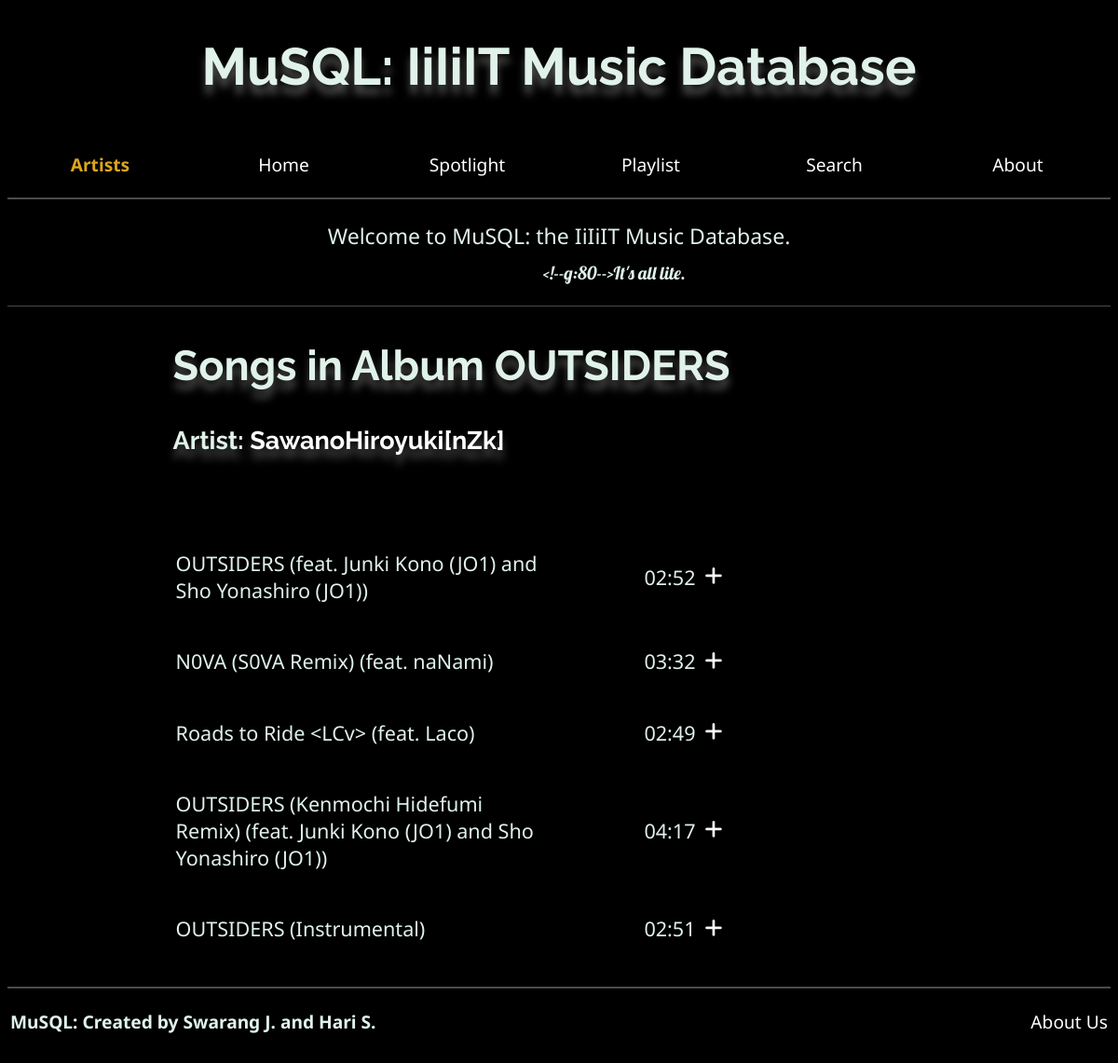
The page /songs/2/2 on the database its author committed.
### tables this page shows
CREATE TABLE albums (artist_id INT,album_id INT,title CHAR(255),yearOfRelease INT,img_path CHAR(255));

CREATE TABLE artists (artist_id INT PRIMARY KEY, name CHAR(255));

CREATE TABLE songs (artist_id INT, album_id INT, song_name VARCHAR(255), duration VARCHAR(255));

### app.py (the view)
@app.route('/songs/<int:artist_no>/<int:album_no>')
def songs_artist_album(artist_no, album_no):
    if artist_no < 1 or artist_no > 5:
        return abort(404)
    with sql.connect("db.sqlite3") as cnx:
        cur = cnx.cursor()
        res = cur.execute('select name from artists where artist_id=?', (artist_no, ))
        artist_name = res.fetchone()[0]
        res = cur.execute('select title from albums where artist_id=? and album_id=?', (artist_no, album_no))
        temp = res.fetchone()
        if temp:
            print(temp)
            album_name = temp[0]
        else:
            return abort(404)
        res = cur.execute('select song_name, duration from songs where artist_id=? and album_id=?', (artist_no, album_no))
        songs = [(name, duration[:-3]) for name, duration in res.fetchall()]
        print(artist_no, album_no)
        res = cur.execute('select song_name, duration from playlist where artist_id=? and album_id=?',
                          (str(artist_no), str(album_no)))
        playlist = res.fetchall()
        filtered = []
        for name, duration in songs:
            if (name, duration) in playlist:
                filtered.append((name, duration, True))
            else:
                filtered.append((name, duration, False))
        print(playlist)
        print(filtered)
        return render_template("song_artist_album.html", artist_no=artist_no, album_no=album_no, artist_name=artist_name,
                               album_name=album_name, songs=filtered)

### templates/song_artist_album.html (shortened to what this page needs)
{% extends "base.html" %}
{% block content %}
<div id="page-container">
        <header>
            <h1 align="center"><strong>MuSQL: IiIiIT Music Database</strong></h1>
            <table style="width:100%" style="border-top:1px dotted #4b4b4b">
                <tr>
                    <td style="width:16%">
                        <p align="center"><a id="menu-link" class="highlight" href="/artists">Artists</a></p>
                    </td>
                    <td style="width:16%">
                        <p align="center"><a id="menu-link" href="/index">Home</a></p>
                    </td>
                    <td style="width:16%">
                        <p align="center"><a id="menu-link" href="/spotlight">Spotlight</a></p>
                    </td>
                    <td style="width:16%">
                        <p align="center"><a id="menu-link" href="/playlist">Playlist</a></p>
                    </td>
                    <td style="width:16%">
                        <p align="center"><a id="menu-link" href="/search">Search</a></p>
                    </td>
                    <td style="width:16%">
                        <p align="center"><a id="menu-link" href="/about">About</a></p>
                    </td>
                </tr>
            </table>
        </header>
        <div class = "top">
            <p align="center">Welcome to MuSQL: the IiIiIT Music Database.<br /><sub>It's all lite.</sub></p>
        </div>
        <div class="content">
            <h2>Songs in Album {{ album_name }}</h2>
            <h4>Artist: <a style="text-decoration:none; color:white" href="/albums/{{ artist_no }}">{{ artist_name }}</a></h4>
            <br />
            <br />
            <table style="width:80%">
                {% for song in songs %}
                <tr>
                    <td style="width:50%"><p>{{ song[0] }}</p></td>
                    <td style="width:20%"><p align="right">{{ song[1] }}</p></td>
                    <td>
                        {% if song[2] == True %}
                        <form method="post" action="/p/remove_from_playlist">
                            <input type="hidden" name="artist_no" value="{{ artist_no }}" />
                            <input type="hidden" name="album_no" value="{{ album_no }}" />
                            <input type="hidden" name="song_name" value="{{ song[0] }}" />
                            <input type="hidden" name="duration" value="{{ song[1] }}">
                            <button class="plus_button"><i id="plus" class="fa-solid fa-minus"></i></button>
                        </form>
                        {% else %}
                        <form method="post" action="/p/add_to_playlist">
                            <button class="plus_button"><i id="plus" class="fa-solid fa-plus"></i></button>
                        </form>
                        {% endif %}
                    </td>
                </tr>
                {% endfor %}
            </table>
        </div>
        <footer>
            <table style="width:100%">
            <tr>
                <td>
                    <p align="left"><b>MuSQL: Created by Swarang J. and Hari S.</b></p>
                </td>
                <td>
                    <p align="right"><a id="menu-link" href="about.html">About Us</a></p>
                </td>
            </tr>
            </table>
        </footer>
    </div>
{% endblock %}
{% block custom_css %}
    <link rel="stylesheet" href="https://cdnjs.cloudflare.com/ajax/libs/font-awesome/6.4.0/css/all.min.css" />
    <link rel="stylesheet" href="{{ url_for('static', filename='songs_artist_album.css') }}" />
{% endblock %}

### static/common.css (style rules this page uses)
body { background-color: black; }
header { background-color: black !important; border-bottom: 2px solid #4b4b4b; position: sticky; width: 100%; top: 0; z-index: 100; }
h1 { font-family: 'Raleway', sans-serif; font-size: 7ch; filter: drop-shadow(0px 10px 4px #4b4b4b); color: #E0F2E9; }
h2 { font-family: 'Raleway', sans-serif; font-size: 5ch; filter: drop-shadow(0px 10px 4px #4b4b4b); color: #E0F2E9; }
h4 { font-family: 'Raleway', sans-serif; font-size: 3ch; filter: drop-shadow(0px 10px 4px #4b4b4b); color: #E0F2E9; }
p { font-family: 'Noto Sans', sans-serif; font-size: larger; color: #E0F2E9; }
sub { font-family: 'Lobster', cursive; padding-left:10%; }
.top { font-size: larger; border-bottom: 1px solid #4b4b4b; }
.content { font-size: large; padding-left: 15%; }
#menu-link { text-decoration: none; color:white; }
.highlight { color:goldenrod !important; text-decoration: none; font-weight: bold; }
footer { width:100%; border-top: 2px solid #4b4b4b; margin-top: 2%; }

### static/songs_artist_album.css (style rules this page uses)
.plus_button { border:none; background-color: black; color:white; font-size: larger; }

### rows shown on the page
albums: title "OUTSIDERS"
artists: name "SawanoHiroyuki[nZk]"
songs: song_name "OUTSIDERS (feat. Junki Kono (JO1) and Sho Yonashiro (JO1))", duration "02:52"
songs: song_name "N0VA (S0VA Remix) (feat. naNami)", duration "03:32"
songs: song_name "Roads to Ride <LCv> (feat. Laco)", duration "02:49"
songs: song_name "OUTSIDERS (Kenmochi Hidefumi Remix) (feat. Junki Kono (JO1) and Sho Yonashiro (JO1))", duration "04:17"
songs: song_name "OUTSIDERS (Instrumental)", duration "02:51"
